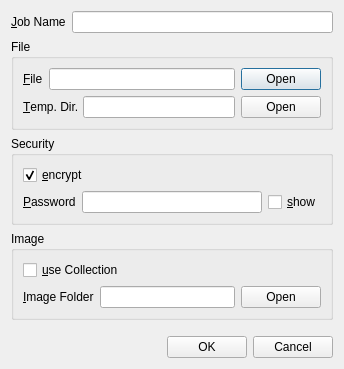
<?xml version="1.0" encoding="UTF-8"?>
<ui version="4.0">
 <class>DialogNewUpload</class>
 <widget class="QDialog" name="DialogNewUpload">
  <property name="geometry">
   <rect>
    <x>0</x>
    <y>0</y>
    <width>344</width>
    <height>369</height>
   </rect>
  </property>
  <property name="windowTitle">
   <string>New Upload</string>
  </property>
  <layout class="QVBoxLayout" name="verticalLayout_4">
   <item>
    <layout class="QHBoxLayout" name="horizontalLayout_3">
     <item>
      <widget class="QLabel" name="jobLabel">
       <property name="text">
        <string>&amp;Job Name</string>
       </property>
       <property name="buddy">
        <cstring>jobLine</cstring>
       </property>
      </widget>
     </item>
     <item>
      <widget class="QLineEdit" name="jobLine"/>
     </item>
    </layout>
   </item>
   <item>
    <widget class="QGroupBox" name="groupBox">
     <property name="title">
      <string>File</string>
     </property>
     <layout class="QVBoxLayout" name="verticalLayout_2">
      <item>
       <layout class="QHBoxLayout" name="horizontalLayout">
        <item>
         <widget class="QLabel" name="fileLabel">
          <property name="sizePolicy">
           <sizepolicy hsizetype="Preferred" vsizetype="Preferred">
            <horstretch>0</horstretch>
            <verstretch>0</verstretch>
           </sizepolicy>
          </property>
          <property name="layoutDirection">
           <enum>Qt::RightToLeft</enum>
          </property>
          <property name="text">
           <string>&amp;File</string>
          </property>
          <property name="buddy">
           <cstring>fileLine</cstring>
          </property>
         </widget>
        </item>
        <item>
         <widget class="QLineEdit" name="fileLine"/>
        </item>
        <item>
         <widget class="QDialogButtonBox" name="fileOpen">
          <property name="sizePolicy">
           <sizepolicy hsizetype="Fixed" vsizetype="Fixed">
            <horstretch>0</horstretch>
            <verstretch>0</verstretch>
           </sizepolicy>
          </property>
          <property name="standardButtons">
           <set>QDialogButtonBox::Open</set>
          </property>
         </widget>
        </item>
       </layout>
      </item>
      <item>
       <layout class="QHBoxLayout" name="horizontalLayout_7">
        <item>
         <widget class="QLabel" name="tempDirLabel">
          <property name="text">
           <string>&amp;Temp. Dir.</string>
          </property>
          <property name="buddy">
           <cstring>tempDirLine</cstring>
          </property>
         </widget>
        </item>
        <item>
         <widget class="QLineEdit" name="tempDirLine"/>
        </item>
        <item>
         <widget class="QDialogButtonBox" name="tempDirOpen">
          <property name="sizePolicy">
           <sizepolicy hsizetype="Fixed" vsizetype="Fixed">
            <horstretch>0</horstretch>
            <verstretch>0</verstretch>
           </sizepolicy>
          </property>
          <property name="standardButtons">
           <set>QDialogButtonBox::Open</set>
          </property>
         </widget>
        </item>
       </layout>
      </item>
     </layout>
    </widget>
   </item>
   <item>
    <widget class="QGroupBox" name="groupBox_2">
     <property name="title">
      <string>Security</string>
     </property>
     <layout class="QVBoxLayout" name="verticalLayout">
      <item>
       <widget class="QCheckBox" name="encryptCheck">
        <property name="text">
         <string>&amp;encrypt</string>
        </property>
        <property name="checked">
         <bool>true</bool>
        </property>
       </widget>
      </item>
      <item>
       <layout class="QHBoxLayout" name="horizontalLayout_2">
        <item>
         <widget class="QLabel" name="passwordLabel">
          <property name="text">
           <string>&amp;Password</string>
          </property>
          <property name="buddy">
           <cstring>passwordLine</cstring>
          </property>
         </widget>
        </item>
        <item>
         <widget class="QLineEdit" name="passwordLine">
          <property name="text">
           <string/>
          </property>
          <property name="echoMode">
           <enum>QLineEdit::Password</enum>
          </property>
         </widget>
        </item>
        <item>
         <widget class="QCheckBox" name="showPWcheck">
          <property name="text">
           <string>&amp;show</string>
          </property>
         </widget>
        </item>
       </layout>
      </item>
     </layout>
    </widget>
   </item>
   <item>
    <widget class="QGroupBox" name="groupBox_3">
     <property name="title">
      <string>Image</string>
     </property>
     <layout class="QVBoxLayout" name="verticalLayout_3">
      <item>
       <widget class="QCheckBox" name="collectionCheck">
        <property name="text">
         <string>&amp;use Collection</string>
        </property>
        <property name="checked">
         <bool>false</bool>
        </property>
       </widget>
      </item>
      <item>
       <layout class="QHBoxLayout" name="horizontalLayout_6">
        <item>
         <widget class="QLabel" name="imageDirLabel">
          <property name="text">
           <string>&amp;Image Folder</string>
          </property>
          <property name="buddy">
           <cstring>imageDirLine</cstring>
          </property>
         </widget>
        </item>
        <item>
         <widget class="QLineEdit" name="imageDirLine"/>
        </item>
        <item>
         <widget class="QDialogButtonBox" name="imageDirOpen">
          <property name="sizePolicy">
           <sizepolicy hsizetype="Fixed" vsizetype="Fixed">
            <horstretch>0</horstretch>
            <verstretch>0</verstretch>
           </sizepolicy>
          </property>
          <property name="standardButtons">
           <set>QDialogButtonBox::Open</set>
          </property>
         </widget>
        </item>
       </layout>
      </item>
     </layout>
    </widget>
   </item>
   <item>
    <spacer name="verticalSpacer">
     <property name="orientation">
      <enum>Qt::Vertical</enum>
     </property>
     <property name="sizeHint" stdset="0">
      <size>
       <width>20</width>
       <height>140</height>
      </size>
     </property>
    </spacer>
   </item>
   <item>
    <widget class="QDialogButtonBox" name="buttonBox">
     <property name="standardButtons">
      <set>QDialogButtonBox::Cancel|QDialogButtonBox::Ok</set>
     </property>
    </widget>
   </item>
  </layout>
 </widget>
 <resources/>
 <connections>
  <connection>
   <sender>collectionCheck</sender>
   <signal>toggled(bool)</signal>
   <receiver>imageDirLabel</receiver>
   <slot>setHidden(bool)</slot>
   <hints>
    <hint type="sourcelabel">
     <x>95</x>
     <y>161</y>
    </hint>
    <hint type="destinationlabel">
     <x>87</x>
     <y>191</y>
    </hint>
   </hints>
  </connection>
  <connection>
   <sender>collectionCheck</sender>
   <signal>toggled(bool)</signal>
   <receiver>imageDirLine</receiver>
   <slot>setHidden(bool)</slot>
   <hints>
    <hint type="sourcelabel">
     <x>208</x>
     <y>161</y>
    </hint>
    <hint type="destinationlabel">
     <x>242</x>
     <y>191</y>
    </hint>
   </hints>
  </connection>
  <connection>
   <sender>encryptCheck</sender>
   <signal>toggled(bool)</signal>
   <receiver>passwordLabel</receiver>
   <slot>setVisible(bool)</slot>
   <hints>
    <hint type="sourcelabel">
     <x>63</x>
     <y>251</y>
    </hint>
    <hint type="destinationlabel">
     <x>64</x>
     <y>275</y>
    </hint>
   </hints>
  </connection>
  <connection>
   <sender>encryptCheck</sender>
   <signal>toggled(bool)</signal>
   <receiver>passwordLine</receiver>
   <slot>setVisible(bool)</slot>
   <hints>
    <hint type="sourcelabel">
     <x>171</x>
     <y>256</y>
    </hint>
    <hint type="destinationlabel">
     <x>176</x>
     <y>278</y>
    </hint>
   </hints>
  </connection>
  <connection>
   <sender>encryptCheck</sender>
   <signal>toggled(bool)</signal>
   <receiver>showPWcheck</receiver>
   <slot>setVisible(bool)</slot>
   <hints>
    <hint type="sourcelabel">
     <x>118</x>
     <y>250</y>
    </hint>
    <hint type="destinationlabel">
     <x>105</x>
     <y>305</y>
    </hint>
   </hints>
  </connection>
  <connection>
   <sender>collectionCheck</sender>
   <signal>toggled(bool)</signal>
   <receiver>imageDirOpen</receiver>
   <slot>setHidden(bool)</slot>
   <hints>
    <hint type="sourcelabel">
     <x>206</x>
     <y>141</y>
    </hint>
    <hint type="destinationlabel">
     <x>292</x>
     <y>182</y>
    </hint>
   </hints>
  </connection>
 </connections>
</ui>
